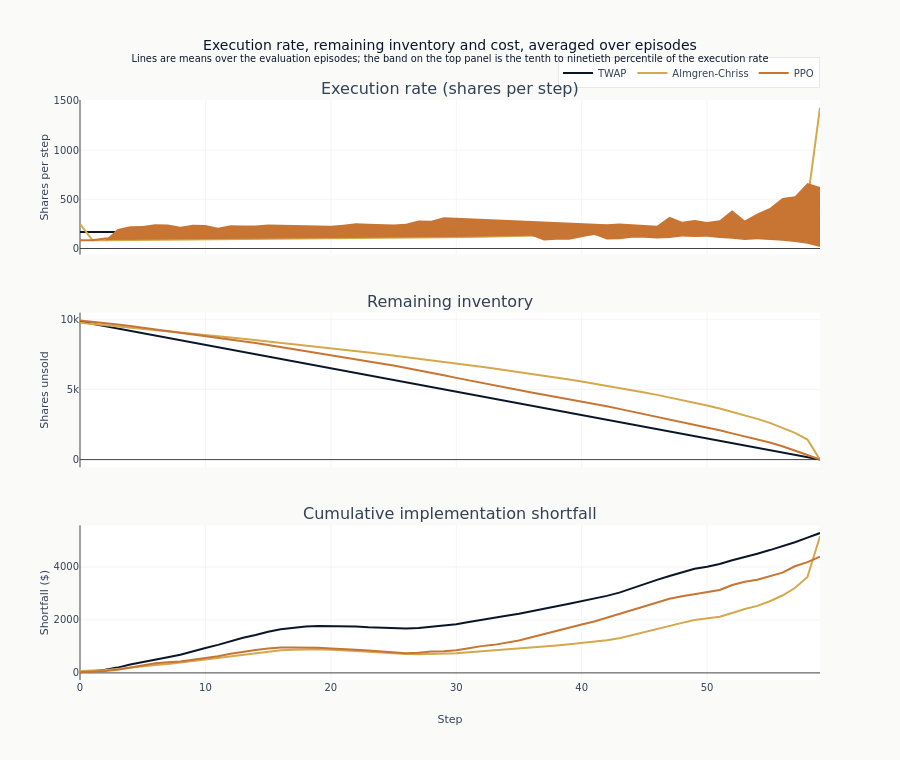

The notebook cell saved with this chart:
### Code cell
fig = make_subplots(
    rows=3,
    cols=1,
    shared_xaxes=True,
    subplot_titles=[
        "Execution rate (shares per step)",
        "Remaining inventory",
        "Cumulative implementation shortfall",
    ],
    vertical_spacing=0.10,
)
for name, color in COLOR_BY_STRATEGY.items():
    strategy_df = trajectory_stats.filter(pl.col("strategy") == name).sort("step")
    steps = strategy_df["step"].to_list()
    add_execution_rate_band(fig, strategy_df, name, color)
    fig.add_trace(
        go.Scatter(
            x=steps,
            y=strategy_df["mean_shares_sold"].to_list(),
            name=name,
            line=dict(color=color, width=2),
            legendgroup=name,
        ),
        row=1,
        col=1,
    )
    fig.add_trace(
        go.Scatter(
            x=steps,
            y=strategy_df["mean_remaining"].to_list(),
            name=name,
            line=dict(color=color, width=2),
            legendgroup=name,
            showlegend=False,
        ),
        row=2,
        col=1,
    )
    fig.add_trace(
        go.Scatter(
            x=steps,
            y=strategy_df["mean_cum_shortfall"].to_list(),
            name=name,
            line=dict(color=color, width=2),
            legendgroup=name,
            showlegend=False,
        ),
        row=3,
        col=1,
    )

fig.update_yaxes(title_text="Shares per step", row=1, col=1)
fig.update_yaxes(title_text="Shares unsold", row=2, col=1)
fig.update_yaxes(title_text="Shortfall ($)", row=3, col=1)
fig.update_xaxes(title_text="Step", row=3, col=1)
fig.update_layout(
    title=(
        "Execution rate, remaining inventory and cost, averaged over episodes"
        "<br><sup>Lines are means over the evaluation episodes; the band on the top panel is the "
        "tenth to ninetieth percentile of the execution rate</sup>"
    ),
    height=760,
    legend=dict(orientation="h", yanchor="bottom", y=1.02, xanchor="right", x=1),
)
show_plotly_with_alt(
    fig,
    "Three stacked panels averaged over the evaluation episodes, one line per strategy: shares executed per step with a shaded tenth-to-ninetieth-percentile band, shares still unsold, and cumulative implementation shortfall in dollars.",
)

### Figure 1 — Plotly figure (JSON) as saved in the notebook; plotly's stock layout.template omitted (floating-point values rounded to 4 significant figures)
{"data": [{"hoverinfo": "skip", "legendgroup": "TWAP", "line": {"width": 0}, "mode": "lines", "showlegend": false, "type": "scatter", "x": [0, 1, 2, 3, 4, 5, 6, 7, 8, 9, 10, 11, 12, 13, 14, 15, 16, 17, 18, 19, 20, 21, 22, 23, 24, 25, 26, 27, 28, 29, 30, 31, 32, 33, 34, 35, 36, 37, 38, 39, 40, 41, 42, 43, 44, 45, 46, 47, 48, 49, 50, 51, 52, 53, 54, 55, 56, 57, 58, 59], "xaxis": "x", "y": [167.0, 167.0, 167.0, 167.0, 167.0, 167.0, 167.0, 167.0, 167.0, 167.0, 167.0, 167.0, 167.0, 167.0, 167.0, 167.0, 167.0, 167.0, 167.0, 167.0, 167.0, 167.0, 167.0, 167.0, 167.0, 167.0, 167.0, 167.0, 167.0, 167.0, 167.0, 167.0, 167.0, 167.0, 167.0, 167.0, 167.0, 167.0, 167.0, 167.0, 167.0, 167.0, 167.0, 167.0, 167.0, 167.0, 167.0, 167.0, 167.0, 167.0, 167.0, 167.0, 167.0, 167.0, 167.0, 167.0, 167.0, 167.0, 167.0, 147.0], "yaxis": "y"}, {"fill": "tonexty", "fillcolor": "#0a1628", "hoverinfo": "skip", "legendgroup": "TWAP", "line": {"width": 0}, "mode": "lines", "opacity": 0.12, "showlegend": false, "type": "scatter", "x": [0, 1, 2, 3, 4, 5, 6, 7, 8, 9, 10, 11, 12, 13, 14, 15, 16, 17, 18, 19, 20, 21, 22, 23, 24, 25, 26, 27, 28, 29, 30, 31, 32, 33, 34, 35, 36, 37, 38, 39, 40, 41, 42, 43, 44, 45, 46, 47, 48, 49, 50, 51, 52, 53, 54, 55, 56, 57, 58, 59], "xaxis": "x", "y": [167.0, 167.0, 167.0, 167.0, 167.0, 167.0, 167.0, 167.0, 167.0, 167.0, 167.0, 167.0, 167.0, 167.0, 167.0, 167.0, 167.0, 167.0, 167.0, 167.0, 167.0, 167.0, 167.0, 167.0, 167.0, 167.0, 167.0, 167.0, 167.0, 167.0, 167.0, 167.0, 167.0, 167.0, 167.0, 167.0, 167.0, 167.0, 167.0, 167.0, 167.0, 167.0, 167.0, 167.0, 167.0, 167.0, 167.0, 167.0, 167.0, 167.0, 167.0, 167.0, 167.0, 167.0, 167.0, 167.0, 167.0, 167.0, 167.0, 147.0], "yaxis": "y"}, {"legendgroup": "TWAP", "line": {"color": "#0a1628", "width": 2}, "name": "TWAP", "type": "scatter", "x": [0, 1, 2, 3, 4, 5, 6, 7, 8, 9, 10, 11, 12, 13, 14, 15, 16, 17, 18, 19, 20, 21, 22, 23, 24, 25, 26, 27, 28, 29, 30, 31, 32, 33, 34, 35, 36, 37, 38, 39, 40, 41, 42, 43, 44, 45, 46, 47, 48, 49, 50, 51, 52, 53, 54, 55, 56, 57, 58, 59], "xaxis": "x", "y": [167.0, 167.0, 167.0, 167.0, 167.0, 167.0, 167.0, 167.0, 167.0, 167.0, 167.0, 167.0, 167.0, 167.0, 167.0, 167.0, 167.0, 167.0, 167.0, 167.0, 167.0, 167.0, 167.0, 167.0, 167.0, 167.0, 167.0, 167.0, 167.0, 167.0, 167.0, 167.0, 167.0, 167.0, 167.0, 167.0, 167.0, 167.0, 167.0, 167.0, 167.0, 167.0, 167.0, 167.0, 167.0, 167.0, 167.0, 167.0, 167.0, 167.0, 167.0, 167.0, 167.0, 167.0, 167.0, 167.0, 167.0, 167.0, 167.0, 147.0], "yaxis": "y"}, {"legendgroup": "TWAP", "line": {"color": "#0a1628", "width": 2}, "name": "TWAP", "showlegend": false, "type": "scatter", "x": [0, 1, 2, 3, 4, 5, 6, 7, 8, 9, 10, 11, 12, 13, 14, 15, 16, 17, 18, 19, 20, 21, 22, 23, 24, 25, 26, 27, 28, 29, 30, 31, 32, 33, 34, 35, 36, 37, 38, 39, 40, 41, 42, 43, 44, 45, 46, 47, 48, 49, 50, 51, 52, 53, 54, 55, 56, 57, 58, 59], "xaxis": "x2", "y": [9833.0, 9666.0, 9499.0, 9332.0, 9165.0, 8998.0, 8831.0, 8664.0, 8497.0, 8330.0, 8163.0, 7996.0, 7829.0, 7662.0, 7495.0, 7328.0, 7161.0, 6994.0, 6827.0, 6660.0, 6493.0, 6326.0, 6159.0, 5992.0, 5825.0, 5658.0, 5491.0, 5324.0, 5157.0, 4990.0, 4823.0, 4656.0, 4489.0, 4322.0, 4155.0, 3988.0, 3821.0, 3654.0, 3487.0, 3320.0, 3153.0, 2986.0, 2819.0, 2652.0, 2485.0, 2318.0, 2151.0, 1984.0, 1817.0, 1650.0, 1483.0, 1316.0, 1149.0, 982.0, 815.0, 648.0, 481.0, 314.0, 147.0, 0.0], "yaxis": "y2"}, {"legendgroup": "TWAP", "line": {"color": "#0a1628", "width": 2}, "name": "TWAP", "showlegend": false, "type": "scatter", "x": [0, 1, 2, 3, 4, 5, 6, 7, 8, 9, 10, 11, 12, 13, 14, 15, 16, 17, 18, 19, 20, 21, 22, 23, 24, 25, 26, 27, 28, 29, 30, 31, 32, 33, 34, 35, 36, 37, 38, 39, 40, 41, 42, 43, 44, 45, 46, 47, 48, 49, 50, 51, 52, 53, 54, 55, 56, 57, 58, 59], "xaxis": "x3", "y": [47.69, 66.87, 119.3, 199.6, 315.8, 399.6, 503.6, 591.0, 685.9, 823.2, 938.4, 1058.0, 1205.0, 1324.0, 1433.0, 1557.0, 1649.0, 1703.0, 1752.0, 1772.0, 1769.0, 1778.0, 1748.0, 1723.0, 1700.0, 1680.0, 1677.0, 1697.0, 1741.0, 1784.0, 1841.0, 1925.0, 2010.0, 2086.0, 2160.0, 2232.0, 2319.0, 2409.0, 2518.0, 2610.0, 2701.0, 2792.0, 2909.0, 3031.0, 3196.0, 3360.0, 3513.0, 3660.0, 3798.0, 3930.0, 4012.0, 4111.0, 4253.0, 4393.0, 4502.0, 4638.0, 4781.0, 4935.0, 5107.0, 5281.0], "yaxis": "y3"}, {"hoverinfo": "skip", "legendgroup": "Almgren-Chriss", "line": {"width": 0}, "mode": "lines", "showlegend": false, "type": "scatter", "x": [0, 1, 2, 3, 4, 5, 6, 7, 8, 9, 10, 11, 12, 13, 14, 15, 16, 17, 18, 19, 20, 21, 22, 23, 24, 25, 26, 27, 28, 29, 30, 31, 32, 33, 34, 35, 36, 37, 38, 39, 40, 41, 42, 43, 44, 45, 46, 47, 48, 49, 50, 51, 52, 53, 54, 55, 56, 57, 58, 59], "xaxis": "x", "y": [250.0, 83.0, 83.0, 84.0, 85.0, 86.0, 86.0, 87.0, 88.0, 89.0, 90.0, 91.0, 92.0, 93.0, 94.0, 95.0, 96.0, 97.0, 98.0, 99.0, 100.0, 102.0, 103.0, 104.0, 106.0, 107.0, 109.0, 111.0, 112.0, 114.0, 116.0, 118.0, 120.0, 122.0, 125.0, 127.0, 130.0, 133.0, 136.0, 139.0, 142.0, 146.0, 150.0, 155.0, 160.0, 165.0, 171.0, 177.0, 185.0, 193.0, 203.0, 214.0, 227.0, 244.0, 264.0, 290.0, 327.0, 381.0, 476.0, 1430.0], "yaxis": "y"}, {"fill": "tonexty", "fillcolor": "#D4A84B", "hoverinfo": "skip", "legendgroup": "Almgren-Chriss", "line": {"width": 0}, "mode": "lines", "opacity": 0.12, "showlegend": false, "type": "scatter", "x": [0, 1, 2, 3, 4, 5, 6, 7, 8, 9, 10, 11, 12, 13, 14, 15, 16, 17, 18, 19, 20, 21, 22, 23, 24, 25, 26, 27, 28, 29, 30, 31, 32, 33, 34, 35, 36, 37, 38, 39, 40, 41, 42, 43, 44, 45, 46, 47, 48, 49, 50, 51, 52, 53, 54, 55, 56, 57, 58, 59], "xaxis": "x", "y": [250.0, 83.0, 83.0, 84.0, 85.0, 86.0, 86.0, 87.0, 88.0, 89.0, 90.0, 91.0, 92.0, 93.0, 94.0, 95.0, 96.0, 97.0, 98.0, 99.0, 100.0, 102.0, 103.0, 104.0, 106.0, 107.0, 109.0, 111.0, 112.0, 114.0, 116.0, 118.0, 120.0, 122.0, 125.0, 127.0, 130.0, 133.0, 136.0, 139.0, 142.0, 146.0, 150.0, 155.0, 160.0, 165.0, 171.0, 177.0, 185.0, 193.0, 203.0, 214.0, 227.0, 244.0, 264.0, 290.0, 327.0, 381.0, 476.0, 1430.0], "yaxis": "y"}, {"legendgroup": "Almgren-Chriss", "line": {"color": "#D4A84B", "width": 2}, "name": "Almgren-Chriss", "type": "scatter", "x": [0, 1, 2, 3, 4, 5, 6, 7, 8, 9, 10, 11, 12, 13, 14, 15, 16, 17, 18, 19, 20, 21, 22, 23, 24, 25, 26, 27, 28, 29, 30, 31, 32, 33, 34, 35, 36, 37, 38, 39, 40, 41, 42, 43, 44, 45, 46, 47, 48, 49, 50, 51, 52, 53, 54, 55, 56, 57, 58, 59], "xaxis": "x", "y": [250.0, 83.0, 83.0, 84.0, 85.0, 86.0, 86.0, 87.0, 88.0, 89.0, 90.0, 91.0, 92.0, 93.0, 94.0, 95.0, 96.0, 97.0, 98.0, 99.0, 100.0, 102.0, 103.0, 104.0, 106.0, 107.0, 109.0, 111.0, 112.0, 114.0, 116.0, 118.0, 120.0, 122.0, 125.0, 127.0, 130.0, 133.0, 136.0, 139.0, 142.0, 146.0, 150.0, 155.0, 160.0, 165.0, 171.0, 177.0, 185.0, 193.0, 203.0, 214.0, 227.0, 244.0, 264.0, 290.0, 327.0, 381.0, 476.0, 1430.0], "yaxis": "y"}, {"legendgroup": "Almgren-Chriss", "line": {"color": "#D4A84B", "width": 2}, "name": "Almgren-Chriss", "showlegend": false, "type": "scatter", "x": [0, 1, 2, 3, 4, 5, 6, 7, 8, 9, 10, 11, 12, 13, 14, 15, 16, 17, 18, 19, 20, 21, 22, 23, 24, 25, 26, 27, 28, 29, 30, 31, 32, 33, 34, 35, 36, 37, 38, 39, 40, 41, 42, 43, 44, 45, 46, 47, 48, 49, 50, 51, 52, 53, 54, 55, 56, 57, 58, 59], "xaxis": "x2", "y": [9750.0, 9667.0, 9584.0, 9500.0, 9415.0, 9329.0, 9243.0, 9156.0, 9068.0, 8979.0, 8889.0, 8798.0, 8706.0, 8613.0, 8519.0, 8424.0, 8328.0, 8231.0, 8133.0, 8034.0, 7934.0, 7832.0, 7729.0, 7625.0, 7519.0, 7412.0, 7303.0, 7192.0, 7080.0, 6966.0, 6850.0, 6732.0, 6612.0, 6490.0, 6365.0, 6238.0, 6108.0, 5975.0, 5839.0, 5700.0, 5558.0, 5412.0, 5262.0, 5107.0, 4947.0, 4782.0, 4611.0, 4434.0, 4249.0, 4056.0, 3853.0, 3639.0, 3412.0, 3168.0, 2904.0, 2614.0, 2287.0, 1906.0, 1430.0, 0.0], "yaxis": "y2"}, {"legendgroup": "Almgren-Chriss", "line": {"color": "#D4A84B", "width": 2}, "name": "Almgren-Chriss", "showlegend": false, "type": "scatter", "x": [0, 1, 2, 3, 4, 5, 6, 7, 8, 9, 10, 11, 12, 13, 14, 15, 16, 17, 18, 19, 20, 21, 22, 23, 24, 25, 26, 27, 28, 29, 30, 31, 32, 33, 34, 35, 36, 37, 38, 39, 40, 41, 42, 43, 44, 45, 46, 47, 48, 49, 50, 51, 52, 53, 54, 55, 56, 57, 58, 59], "xaxis": "x3", "y": [71.66, 81.79, 107.7, 147.3, 205.0, 245.9, 296.5, 338.4, 384.0, 452.0, 508.3, 567.0, 640.2, 698.2, 750.9, 811.6, 854.0, 874.3, 890.9, 889.8, 874.1, 864.5, 830.8, 798.4, 766.4, 735.5, 714.7, 707.8, 716.6, 723.8, 740.3, 775.7, 812.3, 841.8, 870.1, 897.2, 935.5, 977.4, 1035.0, 1079.0, 1122.0, 1167.0, 1236.0, 1311.0, 1431.0, 1553.0, 1667.0, 1781.0, 1889.0, 1994.0, 2045.0, 2122.0, 2264.0, 2413.0, 2530.0, 2705.0, 2922.0, 3206.0, 3624.0, 5157.0], "yaxis": "y3"}, {"hoverinfo": "skip", "legendgroup": "PPO", "line": {"width": 0}, "mode": "lines", "showlegend": false, "type": "scatter", "x": [0, 1, 2, 3, 4, 5, 6, 7, 8, 9, 10, 11, 12, 13, 14, 15, 16, 17, 18, 19, 20, 21, 22, 23, 24, 25, 26, 27, 28, 29, 30, 31, 32, 33, 34, 35, 36, 37, 38, 39, 40, 41, 42, 43, 44, 45, 46, 47, 48, 49, 50, 51, 52, 53, 54, 55, 56, 57, 58, 59], "xaxis": "x", "y": [83.0, 84.0, 85.0, 198.0, 226.0, 228.0, 247.0, 245.0, 222.0, 242.0, 239.0, 212.0, 235.0, 233.0, 234.0, 245.0, 243.0, 240.0, 237.0, 234.0, 231.0, 242.0, 256.0, 252.0, 249.0, 245.0, 252.0, 285.0, 281.0, 318.0, 313.0, 307.0, 302.0, 296.0, 291.0, 285.0, 279.0, 273.0, 267.0, 260.0, 254.0, 254.0, 247.0, 255.0, 247.0, 239.0, 231.0, 322.0, 273.0, 289.0, 270.0, 286.0, 388.0, 284.0, 355.0, 412.0, 514.0, 531.0, 666.0, 625.0], "yaxis": "y"}, {"fill": "tonexty", "fillcolor": "#C87533", "hoverinfo": "skip", "legendgroup": "PPO", "line": {"width": 0}, "mode": "lines", "opacity": 0.12, "showlegend": false, "type": "scatter", "x": [0, 1, 2, 3, 4, 5, 6, 7, 8, 9, 10, 11, 12, 13, 14, 15, 16, 17, 18, 19, 20, 21, 22, 23, 24, 25, 26, 27, 28, 29, 30, 31, 32, 33, 34, 35, 36, 37, 38, 39, 40, 41, 42, 43, 44, 45, 46, 47, 48, 49, 50, 51, 52, 53, 54, 55, 56, 57, 58, 59], "xaxis": "x", "y": [83.0, 84.0, 85.0, 86.0, 86.0, 87.0, 88.0, 89.0, 90.0, 90.0, 91.0, 92.0, 93.0, 94.0, 95.0, 96.0, 97.0, 99.0, 100.0, 101.0, 102.0, 103.0, 105.0, 106.0, 108.0, 109.0, 111.0, 113.0, 114.0, 116.0, 118.0, 120.0, 122.0, 124.0, 127.0, 129.0, 130.0, 82.0, 90.0, 90.0, 112.0, 139.0, 92.0, 95.0, 110.0, 110.0, 102.0, 107.0, 123.0, 116.0, 120.0, 106.0, 100.0, 87.0, 95.0, 90.0, 79.0, 66.0, 49.0, 16.0], "yaxis": "y"}, {"legendgroup": "PPO", "line": {"color": "#C87533", "width": 2}, "name": "PPO", "type": "scatter", "x": [0, 1, 2, 3, 4, 5, 6, 7, 8, 9, 10, 11, 12, 13, 14, 15, 16, 17, 18, 19, 20, 21, 22, 23, 24, 25, 26, 27, 28, 29, 30, 31, 32, 33, 34, 35, 36, 37, 38, 39, 40, 41, 42, 43, 44, 45, 46, 47, 48, 49, 50, 51, 52, 53, 54, 55, 56, 57, 58, 59], "xaxis": "x", "y": [83.0, 84.0, 101.9, 104.8, 109.8, 116.7, 112.0, 120.9, 117.8, 121.3, 121.2, 117.7, 121.6, 131.7, 131.2, 141.1, 140.9, 142.4, 142.2, 141.0, 141.9, 150.8, 152.2, 151.8, 152.0, 151.4, 162.8, 172.8, 172.4, 183.4, 182.4, 182.7, 180.1, 179.2, 171.8, 171.3, 162.2, 156.6, 156.8, 162.7, 160.1, 174.6, 170.9, 180.3, 187.8, 187.6, 183.7, 197.7, 194.7, 196.7, 182.3, 189.7, 224.2, 201.8, 210.4, 239.7, 268.3, 291.8, 332.2, 325.4], "yaxis": "y"}, {"legendgroup": "PPO", "line": {"color": "#C87533", "width": 2}, "name": "PPO", "showlegend": false, "type": "scatter", "x": [0, 1, 2, 3, 4, 5, 6, 7, 8, 9, 10, 11, 12, 13, 14, 15, 16, 17, 18, 19, 20, 21, 22, 23, 24, 25, 26, 27, 28, 29, 30, 31, 32, 33, 34, 35, 36, 37, 38, 39, 40, 41, 42, 43, 44, 45, 46, 47, 48, 49, 50, 51, 52, 53, 54, 55, 56, 57, 58, 59], "xaxis": "x2", "y": [9917.0, 9833.0, 9731.0, 9626.0, 9517.0, 9400.0, 9288.0, 9167.0, 9049.0, 8928.0, 8807.0, 8689.0, 8568.0, 8436.0, 8305.0, 8164.0, 8023.0, 7880.0, 7738.0, 7597.0, 7455.0, 7304.0, 7152.0, 7000.0, 6848.0, 6697.0, 6534.0, 6361.0, 6189.0, 6006.0, 5823.0, 5640.0, 5460.0, 5281.0, 5109.0, 4938.0, 4776.0, 4619.0, 4462.0, 4300.0, 4140.0, 3965.0, 3794.0, 3614.0, 3426.0, 3239.0, 3055.0, 2857.0, 2662.0, 2466.0, 2283.0, 2094.0, 1870.0, 1668.0, 1457.0, 1218.0, 949.5, 657.7, 325.4, 0.0], "yaxis": "y2"}, {"legendgroup": "PPO", "line": {"color": "#C87533", "width": 2}, "name": "PPO", "showlegend": false, "type": "scatter", "x": [0, 1, 2, 3, 4, 5, 6, 7, 8, 9, 10, 11, 12, 13, 14, 15, 16, 17, 18, 19, 20, 21, 22, 23, 24, 25, 26, 27, 28, 29, 30, 31, 32, 33, 34, 35, 36, 37, 38, 39, 40, 41, 42, 43, 44, 45, 46, 47, 48, 49, 50, 51, 52, 53, 54, 55, 56, 57, 58, 59], "xaxis": "x3", "y": [23.62, 32.47, 68.76, 121.0, 209.2, 292.2, 362.0, 403.6, 432.3, 498.1, 560.4, 624.6, 719.4, 801.4, 861.4, 924.4, 956.7, 958.0, 962.1, 952.6, 924.0, 912.6, 873.8, 843.9, 817.7, 793.4, 746.1, 760.2, 805.9, 816.6, 851.3, 929.4, 1011.0, 1058.0, 1131.0, 1224.0, 1347.0, 1470.0, 1610.0, 1716.0, 1827.0, 1939.0, 2079.0, 2231.0, 2375.0, 2526.0, 2654.0, 2798.0, 2892.0, 2976.0, 3038.0, 3129.0, 3317.0, 3445.0, 3520.0, 3659.0, 3786.0, 4027.0, 4183.0, 4388.0], "yaxis": "y3"}], "layout": {"annotations": [{"font": {"size": 16}, "showarrow": false, "text": "Execution rate (shares per step)", "x": 0.5, "xanchor": "center", "xref": "paper", "y": 1.0, "yanchor": "bottom", "yref": "paper"}, {"font": {"size": 16}, "showarrow": false, "text": "Remaining inventory", "x": 0.5, "xanchor": "center", "xref": "paper", "y": 0.6333, "yanchor": "bottom", "yref": "paper"}, {"font": {"size": 16}, "showarrow": false, "text": "Cumulative implementation shortfall", "x": 0.5, "xanchor": "center", "xref": "paper", "y": 0.2667, "yanchor": "bottom", "yref": "paper"}], "height": 760, "legend": {"orientation": "h", "x": 1, "xanchor": "right", "y": 1.02, "yanchor": "bottom"}, "title": {"text": "Execution rate, remaining inventory and cost, averaged over episodes<br><sup>Lines are means over the evaluation episodes; the band on the top panel is the tenth to ninetieth percentile of the execution rate</sup>"}, "xaxis": {"anchor": "y", "domain": [0.0, 1.0], "matches": "x3", "showticklabels": false}, "xaxis2": {"anchor": "y2", "domain": [0.0, 1.0], "matches": "x3", "showticklabels": false}, "xaxis3": {"anchor": "y3", "domain": [0.0, 1.0], "title": {"text": "Step"}}, "yaxis": {"anchor": "x", "domain": [0.7333, 1.0], "title": {"text": "Shares per step"}}, "yaxis2": {"anchor": "x2", "domain": [0.3667, 0.6333], "title": {"text": "Shares unsold"}}, "yaxis3": {"anchor": "x3", "domain": [0.0, 0.2667], "title": {"text": "Shortfall ($)"}}}}
